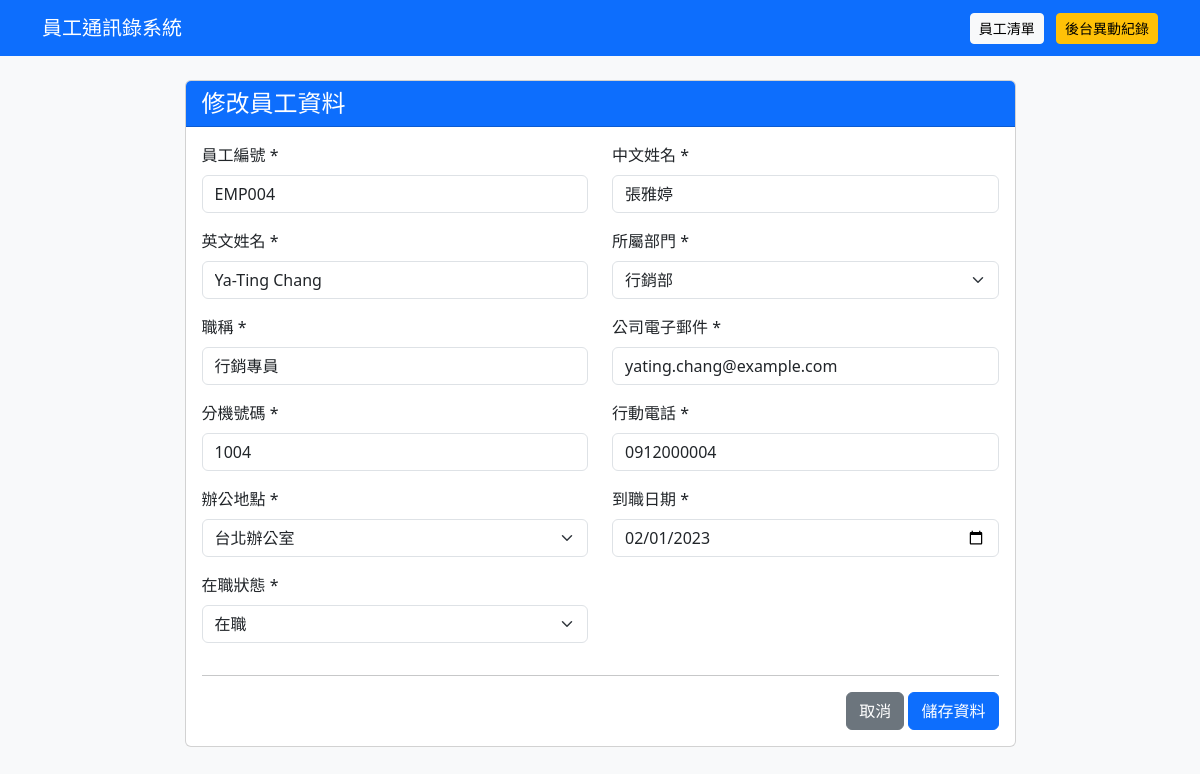
The page /employees/4/edit on the database its author committed.
### tables this page shows
CREATE TABLE employees (
            id INTEGER PRIMARY KEY AUTOINCREMENT,
            employee_no TEXT NOT NULL UNIQUE,
            chinese_name TEXT NOT NULL,
            english_name TEXT NOT NULL,
            department TEXT NOT NULL,
            position TEXT NOT NULL,
            email TEXT NOT NULL UNIQUE,
            extension TEXT NOT NULL,
            mobile TEXT NOT NULL,
            office_location TEXT NOT NULL,
            hire_date TEXT NOT NULL,
            status TEXT NOT NULL
        );

### app.py (the view, shortened to what this page needs)
@app.route("/employees/<int:employee_id>/edit", methods=["GET", "POST"])
def edit_employee(employee_id):
    conn = get_db()
    employee = conn.execute("""
        SELECT *
        FROM employees
        WHERE id = ?
    """, (employee_id,)).fetchone()
    conn.close()
    if employee is None:
        abort(404)
    return render_template(
        "employee_form.html",
        employee=employee,
        mode="修改"
    )

### app.py (called while the page is built)
def get_db():
    conn = sqlite3.connect(DATABASE)
    conn.row_factory = sqlite3.Row
    return conn

### templates/employee_form.html (shortened to what this page needs)
{% extends "base.html" %}
{% block content %}
<div class="row justify-content-center">
    <div class="col-lg-9">
        <div class="card">
            <div class="card-header bg-primary text-white">
                <h4 class="mb-0">
                    {{ mode }}員工資料
                </h4>
            </div>
            <div class="card-body">
                <form method="POST">
                    <div class="row">
                        <div class="col-md-6 mb-3">
                            <label class="form-label">
                                員工編號 *
                            </label>
                            <input type="text" name="employee_no" class="form-control" required maxlength="20"
                                value="{{ employee['employee_no'] if employee else '' }}">
                        </div>
                        <div class="col-md-6 mb-3">
                            <label class="form-label">
                                中文姓名 *
                            </label>
                            <input type="text" name="chinese_name" class="form-control" required maxlength="50"
                                value="{{ employee['chinese_name'] if employee else '' }}">
                        </div>
                        <div class="col-md-6 mb-3">
                            <label class="form-label">
                                英文姓名 *
                            </label>
                            <input type="text" name="english_name" class="form-control" required maxlength="100"
                                value="{{ employee['english_name'] if employee else '' }}">
                        </div>
                        <div class="col-md-6 mb-3">
                            <label class="form-label">
                                所屬部門 *
                            </label>
                            <select name="department" class="form-select" required>
                                {% set departments = [
                                '資訊部',
                                '人資部',
                                '財務部',
                                '行銷部',
                                '業務部',
                                '客服部',
                                '研發部',
                                '法務部',
                                '設計部',
                                '行政部'
                                ] %}
                                {% for dept in departments %}
                                <option value="{{ dept }}" {% if employee and employee['department']==dept %} selected
                                    {% endif %}>
                                    {{ dept }}
                                </option>
                                {% endfor %}
                            </select>
                        </div>
                        <div class="col-md-6 mb-3">
                            <label class="form-label">
                                職稱 *
                            </label>
                            <input type="text" name="position" class="form-control" required maxlength="50"
                                value="{{ employee['position'] if employee else '' }}">
                        </div>
                        <div class="col-md-6 mb-3">
                            <label class="form-label">
                                公司電子郵件 *
                            </label>
                            <input type="email" name="email" class="form-control" required
                                value="{{ employee['email'] if employee else '' }}">
                        </div>
                        <div class="col-md-6 mb-3">
                            <label class="form-label">
                                分機號碼 *
                            </label>
                            <input type="text" name="extension" class="form-control" required pattern="[0-9]{4}"
                                maxlength="4" placeholder="例如：1001"
                                value="{{ employee['extension'] if employee else '' }}">
                        </div>
                        <div class="col-md-6 mb-3">
                            <label class="form-label">
                                行動電話 *
                            </label>
                            <input type="tel" name="mobile" class="form-control" required pattern="09[0-9]{8}"
                                maxlength="10" placeholder="例如：0912345678"
                                value="{{ employee['mobile'] if employee else '' }}">
                        </div>
                        <div class="col-md-6 mb-3">
                            <label class="form-label">
                                辦公地點 *
                            </label>
                            <select name="office_location" class="form-select" required>
                                {% set locations = [
                                '台北辦公室',
                                '新竹辦公室',
                                '台中辦公室',
                                '高雄辦公室'
                                ] %}
                                {% for location in locations %}
                                <option value="{{ location }}" {% if employee and employee['office_location']==location
                                    %} selected {% endif %}>
                                    {{ location }}
                                </option>
                                {% endfor %}
                            </select>
                        </div>
                        <div class="col-md-6 mb-3">
                            <label class="form-label">
                                到職日期 *
                            </label>
                            <input type="date" name="hire_date" class="form-control" required
                                value="{{ employee['hire_date'] if employee else '' }}">
                        </div>
                        <div class="col-md-6 mb-3">
                            <label class="form-label">
                                在職狀態 *
                            </label>
                            <select name="status" class="form-select" required>
                                {% for status in ['在職', '離職', '留職停薪'] %}
                                <option value="{{ status }}" {% if employee and employee['status']==status %} selected
                                    {% endif %}>
                                    {{ status }}
                                </option>
                                {% endfor %}
                            </select>
                        </div>
                    </div>
                    <hr>
                    <div class="text-end">
                        <a href="{{ url_for('index') }}" class="btn btn-secondary">
                            取消
                        </a>
                        <button type="submit" class="btn btn-primary">
                            儲存資料
                        </button>
                    </div>
                </form>
            </div>
        </div>
    </div>
</div>
{% endblock %}

### rows shown on the page
employees: employee_no "EMP004", chinese_name "張雅婷", english_name "Ya-Ting Chang", department "行銷部", position "行銷專員", email "yating.chang@example.com", extension "1004", mobile "0912000004", office_location "台北辦公室", hire_date "02/01/2023", status "在職"

### other values the page prints
{{ mode }} "修改"
